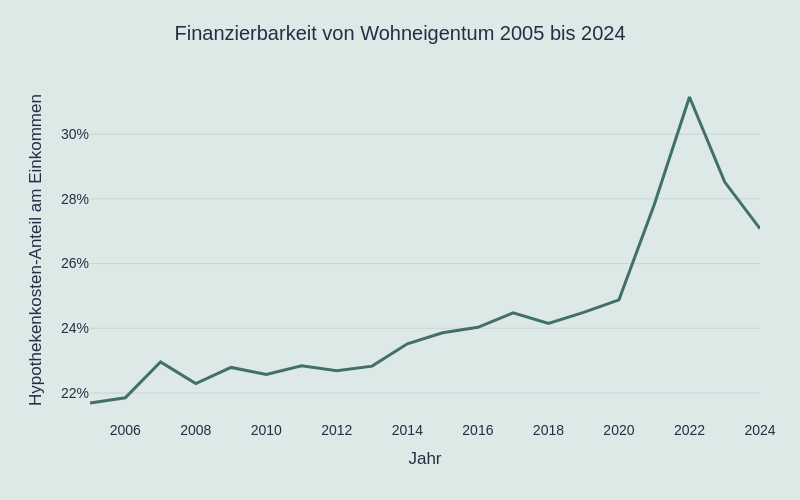

The notebook cell saved with this chart:
### Code cell
# Erschwinglichkeit ueber die Zeit, praesentationsfertige Version
fig = px.line(afford_gesamt, x="year", y="affordability_ratio",
              title="Finanzierbarkeit von Wohneigentum 2005 bis 2024",
              labels={"year": "Jahr", "affordability_ratio": "Hypothekenkosten-Anteil am Einkommen"})

fig.update_traces(line_color="#437066", line_width=3)
fig.update_layout(
    plot_bgcolor="#DCE9E7",
    paper_bgcolor="#DCE9E7",
    width=800, height=500,
    title_x=0.5,
    font=dict(size=14, family="Arial", color="#272D45"),
    margin=dict(l=90, r=40, t=80, b=80)
)
fig.update_xaxes(showgrid=False, color="#272D45", dtick=2)
fig.update_yaxes(showgrid=True, gridcolor="#C5D6D3", tickformat=".0%", color="#272D45")
fig.show()

### Figure 1 — Plotly figure (JSON) as saved in the notebook; plotly's stock layout.template omitted (floating-point values rounded to 4 significant figures)
{"data": [{"hovertemplate": "Jahr=%{x}<br>Hypothekenkosten-Anteil am Einkommen=%{y}<extra></extra>", "legendgroup": "", "line": {"color": "#437066", "dash": "solid", "width": 3}, "marker": {"symbol": "circle"}, "mode": "lines", "name": "", "orientation": "v", "showlegend": false, "type": "scatter", "x": [2005, 2006, 2007, 2008, 2009, 2010, 2011, 2012, 2013, 2014, 2015, 2016, 2017, 2018, 2019, 2020, 2021, 2022, 2023, 2024], "xaxis": "x", "y": [0.2169, 0.2185, 0.2296, 0.2229, 0.2279, 0.2257, 0.2284, 0.2269, 0.2283, 0.2352, 0.2386, 0.2403, 0.2448, 0.2415, 0.2449, 0.2488, 0.2782, 0.3115, 0.2852, 0.2708], "yaxis": "y"}], "layout": {"font": {"color": "#272D45", "family": "Arial", "size": 14}, "height": 500, "legend": {"tracegroupgap": 0}, "margin": {"b": 80, "l": 90, "r": 40, "t": 80}, "paper_bgcolor": "#DCE9E7", "plot_bgcolor": "#DCE9E7", "title": {"text": "Finanzierbarkeit von Wohneigentum 2005 bis 2024", "x": 0.5}, "width": 800, "xaxis": {"anchor": "y", "color": "#272D45", "domain": [0, 1], "dtick": 2, "showgrid": false, "title": {"text": "Jahr"}}, "yaxis": {"anchor": "x", "color": "#272D45", "domain": [0, 1], "gridcolor": "#C5D6D3", "showgrid": true, "tickformat": ".0%", "title": {"text": "Hypothekenkosten-Anteil am Einkommen"}}}}
